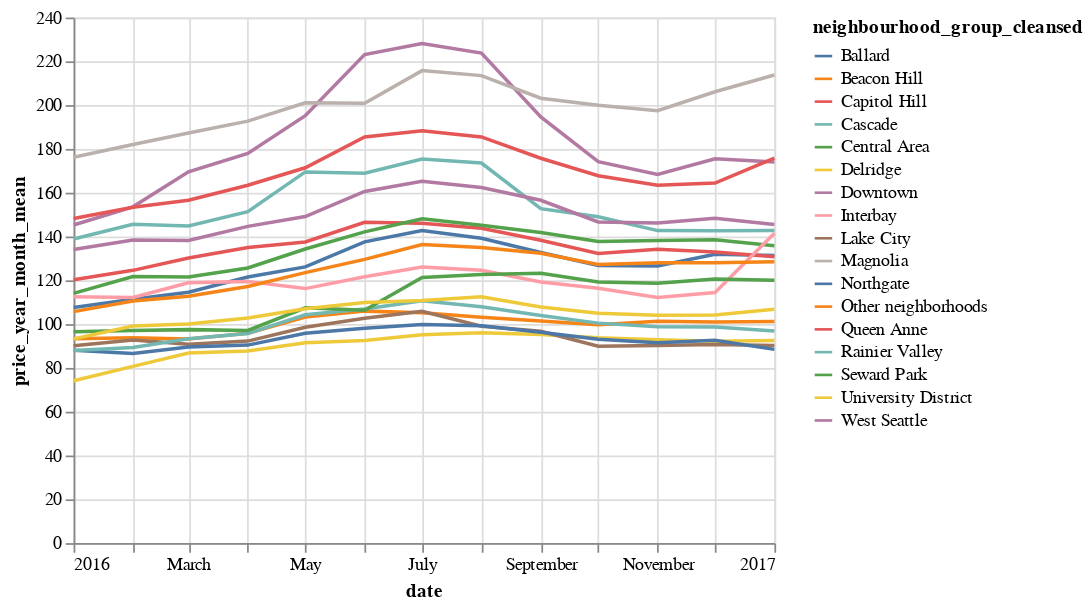

The code cell stored with this chart in its notebook:
### Code cell
import altair as alt
from vega_datasets import data

alt.Chart(df_lineplot).mark_line().encode(
    x='date',
    y='price_year_month_mean',
    color='neighbourhood_group_cleansed'
)

### Figure 1 — Vega-Lite specification as saved in the notebook (floating-point values rounded to 4 significant figures; data arrays with more than 128 entries replaced by an {"elided": "..."} marker saying what was removed)
{"config": {"view": {"width": 400, "height": 300}, "mark": {"tooltip": null}}, "data": {"name": "data-fe1b2df9de8de16b7b19801f18643f3a"}, "mark": "line", "encoding": {"color": {"type": "nominal", "field": "neighbourhood_group_cleansed"}, "x": {"type": "temporal", "field": "date"}, "y": {"type": "quantitative", "field": "price_year_month_mean"}}, "$schema": "https://vega.github.io/schema/vega-lite/v3.4.0.json", "datasets": {"data-fe1b2df9de8de16b7b19801f18643f3a": {"elided": "221 records"}}}
